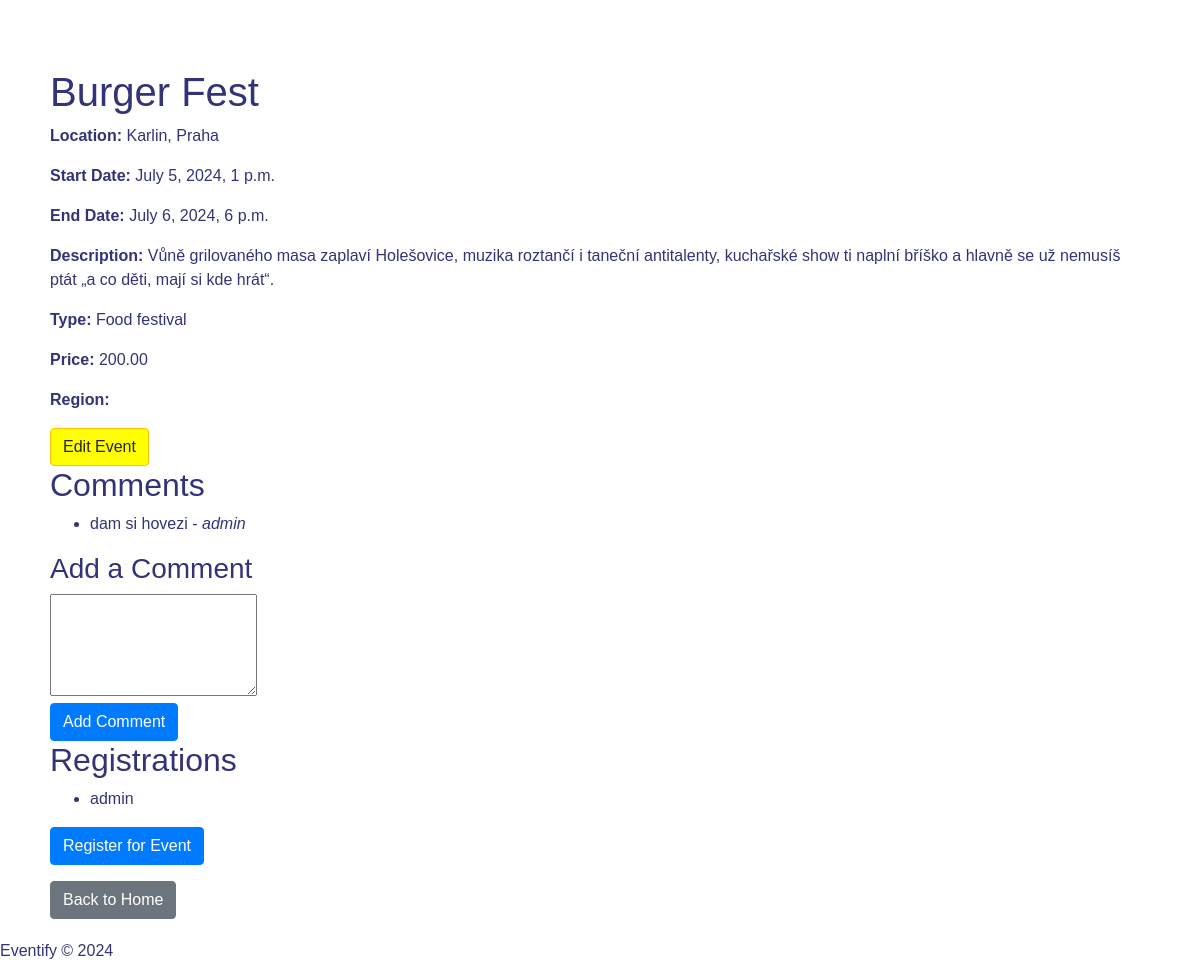
Screenshot of /event/1/ (signed in) with the database file from the repository.
### viewer/models.py (models this page shows, shortened)
class Event(models.Model):
    title = models.CharField(
        max_length=100,
    )
    start_date = models.DateTimeField()
    end_date = models.DateTimeField()
    description = models.TextField()
    created_by = models.ForeignKey(User, on_delete=models.CASCADE, related_name='events')
    type = models.CharField(max_length=50)
    price = models.DecimalField(max_digits=10, decimal_places=2)
    location = models.CharField(max_length=200, null=True, blank=True)
    region = models.CharField(max_length=40, choices=REGION_CHOICES, default='')

class Comment(models.Model):
    user = models.ForeignKey(User, on_delete=models.CASCADE, related_name='comments')
    event = models.ForeignKey(Event, on_delete=models.CASCADE, related_name='comments')
    content = models.TextField(max_length=500)
    created_at = models.DateTimeField(auto_now_add=True)

class Registration(models.Model):
    user = models.ForeignKey(User, on_delete=models.CASCADE, related_name='registrations')
    event = models.ForeignKey(Event, on_delete=models.CASCADE, related_name='registrations')
    registered_at = models.DateTimeField(auto_now_add=True)

### viewer/views.py (the view)
# urls.py: path('event/<int:event_id>/', views.event_detail, name='event_detail'),
def event_detail(request, event_id):
    event = get_object_or_404(Event, pk=event_id)
    if request.method == 'POST':
        comment_content = request.POST.get('comment_content')
        if comment_content:
            Comment.objects.create(user=request.user, event=event, content=comment_content)
    comments = event.comments.all().order_by('-created_at')
    registrations = event.registrations.all()
    return render(request, 'viewer/event_detail.html', {
        'event': event,
        'comments': comments,
        'registrations': registrations,
        'is_edit': False,
    })

### viewer/templates/viewer/event_detail.html (shortened to what this page needs)
<!DOCTYPE html>
{% load static %}
<html lang="en">
<head>
    <link rel="stylesheet" href="https://stackpath.bootstrapcdn.com/bootstrap/4.2.1/css/bootstrap.min.css"
>
    <link rel="stylesheet" href="{% static 'viewer/style.css' %}">
</head>
<body>
    <div class="container mt-5">
        <h1>{{ event.title }}</h1>
        <p><strong>Location:</strong> {{ event.location }}</p>
        <p><strong>Start Date:</strong> {{ event.start_date }}</p>
        <p><strong>End Date:</strong> {{ event.end_date }}</p>
        <p><strong>Description:</strong> {{ event.description }}</p>
        <p><strong>Type:</strong> {{ event.type }}</p>
        <p><strong>Price:</strong> {{ event.price }}</p>
        <p><strong>Region:</strong> {{ event.get_region_display }}</p>
        {% if is_edit %}
            <form method="post">
                {% csrf_token %}
                {{ form.as_p }}
                <button type="submit" class="btn btn-primary">Save changes</button>
            </form>
        {% else %}
            {% if user.is_authenticated and user.is_superuser %}
                <a href="{% url 'edit_event' event.id %}" class="btn btn-warning" style="background-color: yellow;">Edit Event</a>
            {% endif %}
            <h2>Comments</h2>
            <ul>
                {% for comment in comments %}
                    <li>{{ comment.content }} - <em>{{ comment.user.username }}</em></li>
                {% empty %}
                    <li>No comments yet.</li>
                {% endfor %}
            </ul>
            <h3>Add a Comment</h3>
            <form method="post">
                <textarea name="comment_content" rows="4"></textarea><br>
                <button type="submit" class="btn btn-primary">Add Comment</button>
            </form>
            <h2>Registrations</h2>
            <ul>
                {% for registration in registrations %}
                    <li>{{ registration.user.username }}</li>
                {% empty %}
                    <li>No registrations yet.</li>
                {% endfor %}
            </ul>
            {% if user.is_authenticated %}
                {% if user in event.registrations.all %}
                    <p>You are already registered for this event.</p>
                {% else %}
                    <form method="post" action="{% url 'register_for_event' event.id %}">
                        <button type="submit" class="btn btn-primary">Register for Event</button>
                    </form>
                {% endif %}
            {% else %}
                <p><a href="{% url 'login' %}?next={{ request.path }}">Log in</a> to register for this event.</p>
            {% endif %}
        {% endif %}
        <a href="{% url 'home' %}" class="btn btn-secondary mt-3">Back to Home</a>
    </div>
    {% include 'footer.html' %}
</body>
</html>

### viewer/static/viewer/style.css (style rules this page uses)
body { background-image: url('background.jpg'); background-size: cover; background-repeat: no-repeat; background-attachment: fixed; font-family: 'Arial', sans-serif; color: #337; }
.container { background: rgba(255, 255, 255, 0.8); padding: 20px; border-radius: 10px; margin-top: 30px; }

### rows the page displays
Event: title "Burger Fest", location "Karlin, Praha", start_date "July 5, 2024, 1 p.m.", end_date "July 6, 2024, 6 p.m.", description "Vůně grilovaného masa zaplaví Holešovice, muzika roztančí i taneční antitalenty, kuchařské show ti naplní bříško a hlavně se už nemusíš ptát „a co děti, mají si kde hrát“.", type "Food festival", price "200.00"
Comment: content "dam si hovezi", user.username "admin"
Registration: user.username "admin"
